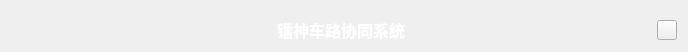
<?xml version="1.0" encoding="UTF-8"?>
<ui version="4.0">
 <class>ChildTitleBar</class>
 <widget class="QWidget" name="ChildTitleBar">
  <property name="geometry">
   <rect>
    <x>0</x>
    <y>0</y>
    <width>688</width>
    <height>52</height>
   </rect>
  </property>
  <property name="windowTitle">
   <string>Form</string>
  </property>
  <property name="styleSheet">
   <string notr="true"/>
  </property>
  <layout class="QHBoxLayout" name="horizontalLayout_2" stretch="2,1,2">
   <property name="topMargin">
    <number>9</number>
   </property>
   <property name="bottomMargin">
    <number>0</number>
   </property>
   <item>
    <layout class="QHBoxLayout" name="horizontalLayout_3">
     <item>
      <spacer name="horizontalSpacer_3">
       <property name="orientation">
        <enum>Qt::Horizontal</enum>
       </property>
       <property name="sizeHint" stdset="0">
        <size>
         <width>40</width>
         <height>20</height>
        </size>
       </property>
      </spacer>
     </item>
     <item>
      <spacer name="horizontalSpacer">
       <property name="orientation">
        <enum>Qt::Horizontal</enum>
       </property>
       <property name="sizeHint" stdset="0">
        <size>
         <width>40</width>
         <height>20</height>
        </size>
       </property>
      </spacer>
     </item>
    </layout>
   </item>
   <item>
    <widget class="QLabel" name="labelTitleName">
     <property name="font">
      <font>
       <family>微软雅黑</family>
       <pointsize>11</pointsize>
       <weight>75</weight>
       <bold>true</bold>
      </font>
     </property>
     <property name="text">
      <string>&lt;html&gt;&lt;head/&gt;&lt;body&gt;&lt;p&gt;&lt;span style=&quot; font-size:12pt; color:#ffffff;&quot;&gt;镭神车路协同系统&lt;/span&gt;&lt;/p&gt;&lt;/body&gt;&lt;/html&gt;</string>
     </property>
     <property name="scaledContents">
      <bool>true</bool>
     </property>
     <property name="alignment">
      <set>Qt::AlignCenter</set>
     </property>
    </widget>
   </item>
   <item>
    <layout class="QHBoxLayout" name="horizontalLayout">
     <item>
      <spacer name="horizontalSpacer_2">
       <property name="orientation">
        <enum>Qt::Horizontal</enum>
       </property>
       <property name="sizeHint" stdset="0">
        <size>
         <width>60</width>
         <height>20</height>
        </size>
       </property>
      </spacer>
     </item>
     <item>
      <widget class="QPushButton" name="pushButtonClose">
       <property name="minimumSize">
        <size>
         <width>20</width>
         <height>20</height>
        </size>
       </property>
       <property name="maximumSize">
        <size>
         <width>20</width>
         <height>20</height>
        </size>
       </property>
       <property name="text">
        <string/>
       </property>
      </widget>
     </item>
    </layout>
   </item>
  </layout>
 </widget>
 <resources/>
 <connections/>
</ui>
